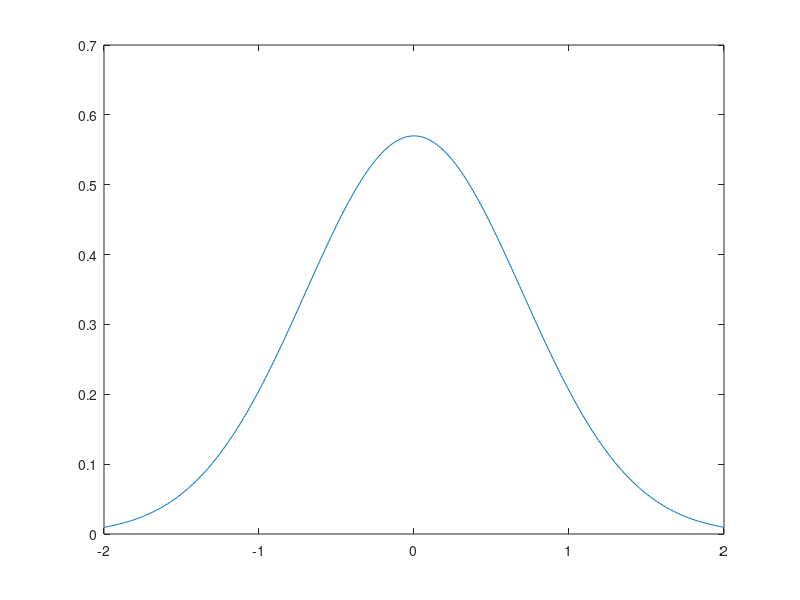

Write the MATLAB code that produced this figure.
% Normal Distribution(Gaussian Distribution)

mu = 0;
sigma = 0.7;

x = -2:0.01:2;

gaussian_pdf = (1 / (sigma * sqrt(2 * pi))) * exp(-1/2 .* ((x - mu)/ sigma).^2);


plot(x, gaussian_pdf);
